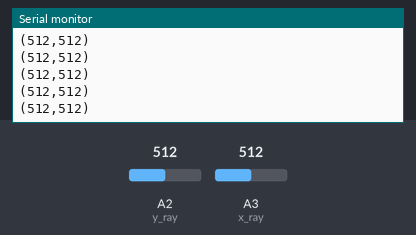
Bench run of a sketch on a simulated Arduino Uno, built with avr-gcc and run on an emulated ATmega328P. Parts: the last lines printed to the serial monitor. The test bench sets the inputs (shaded band); at power-on: A2 (y_ray) = 512, A3 (x_ray) = 512.

Above: at 1.2 s.
1.3 s: A2 (y_ray) set to 716
At 1.33 s:
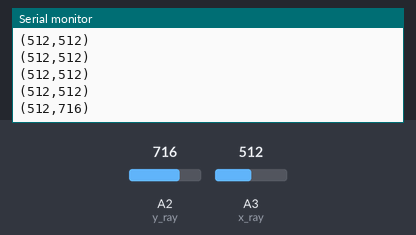
4.3 s: A3 (x_ray) set to 716
At 4.31 s:
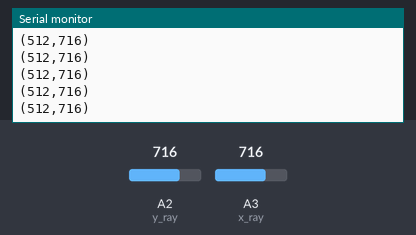
5.8 s: A2 (y_ray) set to 900
At 5.83 s:
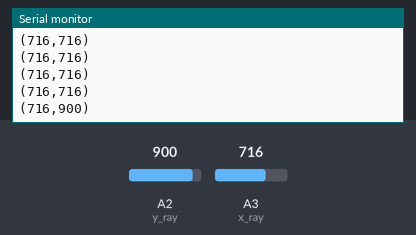
7.3 s: A3 (x_ray) set to 900
At 7.3 s:
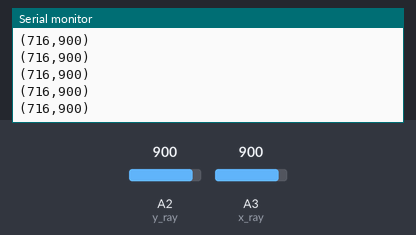
Timing chart, 0 to 9.8 s (numbered marks = the images above; inputs shaded):
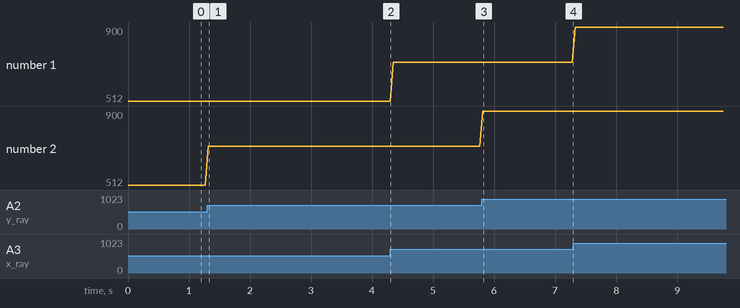

Measured:
- after the input at 1.3 s, the serial monitor: prints a new line at once (image 1)
- after the input at 5.8 s, the serial monitor: prints a new line at once (image 3)
- plotted number 2: 512 → 716 after the input at 1.3 s, 716 → 900 after the input at 5.8 s

The sketch:

joystick.ino
```cpp
int sensorPin = 5;
int value = 0;
int x_ray=3;
int y_ray=2;
int press_ray=1;

void setup() {
Serial.begin(9600);
}

void loop() {
 Serial.print('(');
 Serial.print(analogRead(x_ray));
 Serial.print(",");
 Serial.print(analogRead(y_ray));
 Serial.print(")\n");

delay(50);
}
```
